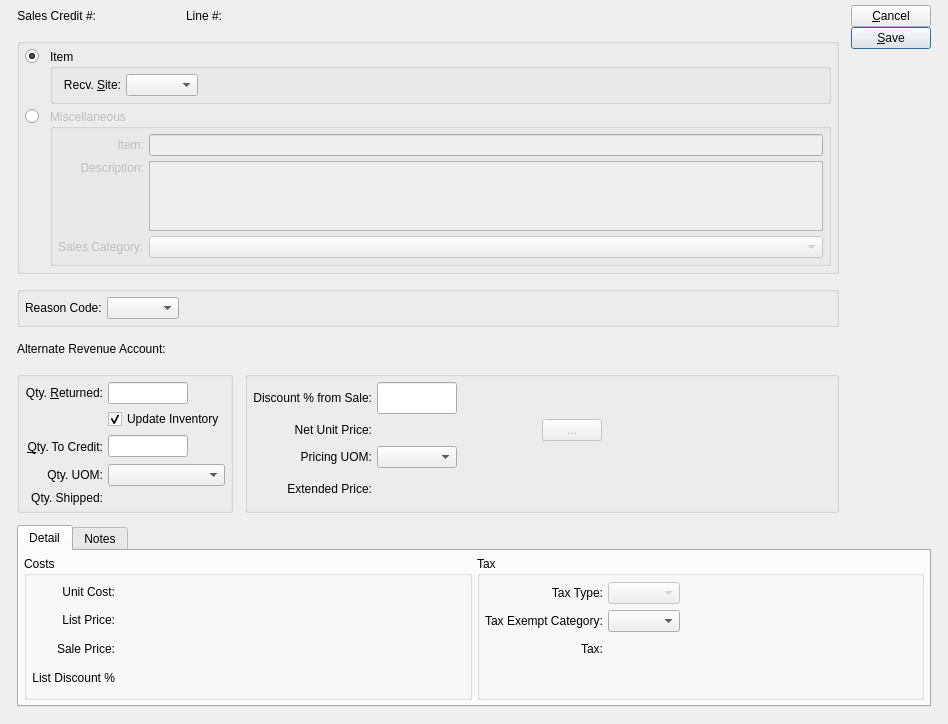
<?xml version="1.0" encoding="UTF-8"?>
<ui version="4.0">
 <comment>This file is part of the xTuple ERP: PostBooks Edition, a free and
open source Enterprise Resource Planning software suite,
Copyright (c) 1999-2019 by OpenMFG LLC, d/b/a xTuple.
It is licensed to you under the Common Public Attribution License
version 1.0, the full text of which (including xTuple-specific Exhibits)
is available at www.xtuple.com/CPAL.  By using this software, you agree
to be bound by its terms.</comment>
 <class>creditMemoItem</class>
 <widget class="QDialog" name="creditMemoItem">
  <property name="geometry">
   <rect>
    <x>0</x>
    <y>0</y>
    <width>948</width>
    <height>716</height>
   </rect>
  </property>
  <property name="windowTitle">
   <string>Sales Credit Item</string>
  </property>
  <layout class="QGridLayout" name="gridLayout_6">
   <item row="0" column="0">
    <layout class="QGridLayout" name="gridLayout_7">
     <property name="leftMargin">
      <number>12</number>
     </property>
     <property name="rightMargin">
      <number>12</number>
     </property>
     <property name="bottomMargin">
      <number>12</number>
     </property>
     <property name="spacing">
      <number>12</number>
     </property>
     <item row="0" column="2" rowspan="5">
      <layout class="QVBoxLayout">
       <property name="spacing">
        <number>0</number>
       </property>
       <item>
        <widget class="QPushButton" name="_close">
         <property name="enabled">
          <bool>true</bool>
         </property>
         <property name="text">
          <string>&amp;Cancel</string>
         </property>
        </widget>
       </item>
       <item>
        <widget class="QPushButton" name="_save">
         <property name="text">
          <string>&amp;Save</string>
         </property>
         <property name="default">
          <bool>true</bool>
         </property>
        </widget>
       </item>
       <item>
        <spacer>
         <property name="orientation">
          <enum>Qt::Vertical</enum>
         </property>
         <property name="sizeType">
          <enum>QSizePolicy::Expanding</enum>
         </property>
         <property name="sizeHint" stdset="0">
          <size>
           <width>20</width>
           <height>0</height>
          </size>
         </property>
        </spacer>
       </item>
      </layout>
     </item>
     <item row="0" column="0" colspan="2">
      <layout class="QHBoxLayout">
       <item>
        <widget class="QLabel" name="_orderNumberLit">
         <property name="text">
          <string>Sales Credit #:</string>
         </property>
         <property name="alignment">
          <set>Qt::AlignRight|Qt::AlignTrailing|Qt::AlignVCenter</set>
         </property>
        </widget>
       </item>
       <item>
        <widget class="QLabel" name="_orderNumber">
         <property name="minimumSize">
          <size>
           <width>80</width>
           <height>0</height>
          </size>
         </property>
         <property name="alignment">
          <set>Qt::AlignLeading|Qt::AlignLeft|Qt::AlignVCenter</set>
         </property>
        </widget>
       </item>
       <item>
        <widget class="QLabel" name="_lineNumberLit">
         <property name="text">
          <string>Line #:</string>
         </property>
         <property name="alignment">
          <set>Qt::AlignRight|Qt::AlignTrailing|Qt::AlignVCenter</set>
         </property>
        </widget>
       </item>
       <item>
        <widget class="QLabel" name="_lineNumber">
         <property name="minimumSize">
          <size>
           <width>80</width>
           <height>0</height>
          </size>
         </property>
         <property name="alignment">
          <set>Qt::AlignLeading|Qt::AlignLeft|Qt::AlignVCenter</set>
         </property>
        </widget>
       </item>
       <item>
        <spacer>
         <property name="orientation">
          <enum>Qt::Horizontal</enum>
         </property>
         <property name="sizeType">
          <enum>QSizePolicy::Expanding</enum>
         </property>
         <property name="sizeHint" stdset="0">
          <size>
           <width>71</width>
           <height>21</height>
          </size>
         </property>
        </spacer>
       </item>
      </layout>
     </item>
     <item row="1" column="0" colspan="2">
      <widget class="QGroupBox" name="_itemTypeGroup">
       <property name="title">
        <string/>
       </property>
       <layout class="QGridLayout" name="gridLayout_8">
        <item row="0" column="1">
         <widget class="QGroupBox" name="_itemGroup">
          <property name="title">
           <string>Item</string>
          </property>
          <layout class="QGridLayout" name="gridLayout">
           <item row="0" column="2">
            <spacer name="horizontalSpacer_2">
             <property name="orientation">
              <enum>Qt::Horizontal</enum>
             </property>
             <property name="sizeHint" stdset="0">
              <size>
               <width>0</width>
               <height>20</height>
              </size>
             </property>
            </spacer>
           </item>
           <item row="0" column="1">
            <layout class="QGridLayout" name="gridLayout_9">
             <item row="0" column="0">
              <widget class="QLabel" name="_warehouseLit">
               <property name="text">
                <string>Recv. &amp;Site:</string>
               </property>
               <property name="alignment">
                <set>Qt::AlignRight|Qt::AlignTrailing|Qt::AlignVCenter</set>
               </property>
               <property name="buddy">
                <cstring>_warehouse</cstring>
               </property>
              </widget>
             </item>
             <item row="0" column="1">
              <widget class="WComboBox" name="_warehouse"/>
             </item>
             <item row="1" column="1">
              <spacer>
               <property name="orientation">
                <enum>Qt::Vertical</enum>
               </property>
               <property name="sizeHint" stdset="0">
                <size>
                 <width>20</width>
                 <height>40</height>
                </size>
               </property>
              </spacer>
             </item>
            </layout>
           </item>
           <item row="0" column="0">
            <widget class="ItemCluster" name="_item">
             <property name="focusPolicy">
              <enum>Qt::StrongFocus</enum>
             </property>
            </widget>
           </item>
          </layout>
         </widget>
        </item>
        <item row="1" column="1">
         <widget class="QGroupBox" name="_miscGroup">
          <property name="enabled">
           <bool>false</bool>
          </property>
          <property name="title">
           <string>Miscellaneous</string>
          </property>
          <layout class="QGridLayout" name="gridLayout_5">
           <item row="0" column="1">
            <widget class="XLineEdit" name="_itemNumber"/>
           </item>
           <item row="1" column="0">
            <widget class="XLabel" name="_descripLit">
             <property name="text">
              <string>Description:</string>
             </property>
             <property name="alignment">
              <set>Qt::AlignRight|Qt::AlignTop|Qt::AlignTrailing</set>
             </property>
            </widget>
           </item>
           <item row="1" column="1">
            <widget class="XTextEdit" name="_itemDescrip"/>
           </item>
           <item row="2" column="0">
            <widget class="XLabel" name="_salescatLit">
             <property name="text">
              <string>Sales Category:</string>
             </property>
            </widget>
           </item>
           <item row="0" column="0">
            <widget class="XLabel" name="_itemNumberLit">
             <property name="text">
              <string>Item:</string>
             </property>
             <property name="alignment">
              <set>Qt::AlignRight|Qt::AlignTrailing|Qt::AlignVCenter</set>
             </property>
            </widget>
           </item>
           <item row="2" column="1">
            <widget class="XComboBox" name="_salescat">
             <property name="allowNull">
              <bool>true</bool>
             </property>
             <property name="type">
              <enum>XComboBox::SalesCategoriesActive</enum>
             </property>
            </widget>
           </item>
          </layout>
         </widget>
        </item>
        <item row="0" column="0">
         <layout class="QVBoxLayout" name="verticalLayout_3">
          <item>
           <widget class="QRadioButton" name="_itemSelected">
            <property name="text">
             <string/>
            </property>
            <property name="checked">
             <bool>true</bool>
            </property>
           </widget>
          </item>
          <item>
           <spacer name="verticalSpacer_4">
            <property name="orientation">
             <enum>Qt::Vertical</enum>
            </property>
            <property name="sizeHint" stdset="0">
             <size>
              <width>20</width>
              <height>40</height>
             </size>
            </property>
           </spacer>
          </item>
         </layout>
        </item>
        <item row="1" column="0">
         <layout class="QVBoxLayout" name="verticalLayout_4">
          <item>
           <widget class="QRadioButton" name="_miscSelected">
            <property name="text">
             <string/>
            </property>
           </widget>
          </item>
          <item>
           <spacer name="verticalSpacer_3">
            <property name="orientation">
             <enum>Qt::Vertical</enum>
            </property>
            <property name="sizeHint" stdset="0">
             <size>
              <width>20</width>
              <height>40</height>
             </size>
            </property>
           </spacer>
          </item>
         </layout>
        </item>
       </layout>
      </widget>
     </item>
     <item row="2" column="0" colspan="2">
      <widget class="QGroupBox" name="_rsnGroup">
       <property name="title">
        <string/>
       </property>
       <layout class="QGridLayout" name="gridLayout_a">
        <item row="0" column="0">
         <widget class="QLabel" name="_rsnCodeLit">
          <property name="frameShape">
           <enum>QFrame::NoFrame</enum>
          </property>
          <property name="frameShadow">
           <enum>QFrame::Plain</enum>
          </property>
          <property name="text">
           <string>Reason Code:</string>
          </property>
         </widget>
        </item>
        <item row="0" column="1">
         <widget class="XComboBox" name="_rsnCode">
          <property name="allowNull">
           <bool>true</bool>
          </property>
          <property name="type">
           <enum>XComboBox::ARCMReasonCodes</enum>
          </property>
         </widget>
        </item>
        <item row="0" column="2">
         <spacer>
          <property name="orientation">
           <enum>Qt::Horizontal</enum>
          </property>
          <property name="sizeType">
           <enum>QSizePolicy::Expanding</enum>
          </property>
          <property name="sizeHint" stdset="0">
           <size>
            <width>0</width>
            <height>20</height>
           </size>
          </property>
         </spacer>
        </item>
       </layout>
      </widget>
     </item>
     <item row="4" column="0">
      <widget class="QGroupBox" name="_inventoryGroup">
       <property name="title">
        <string/>
       </property>
       <layout class="QGridLayout" name="gridLayout_b">
        <item row="0" column="0">
         <widget class="QLabel" name="_qtyReturnedLit">
          <property name="text">
           <string>Qty. &amp;Returned:</string>
          </property>
          <property name="alignment">
           <set>Qt::AlignRight|Qt::AlignTrailing|Qt::AlignVCenter</set>
          </property>
          <property name="buddy">
           <cstring>_qtyReturned</cstring>
          </property>
         </widget>
        </item>
        <item row="0" column="1">
         <widget class="XLineEdit" name="_qtyReturned">
          <property name="sizePolicy">
           <sizepolicy hsizetype="Preferred" vsizetype="Fixed">
            <horstretch>0</horstretch>
            <verstretch>0</verstretch>
           </sizepolicy>
          </property>
          <property name="maximumSize">
           <size>
            <width>80</width>
            <height>22</height>
           </size>
          </property>
          <property name="alignment">
           <set>Qt::AlignRight</set>
          </property>
         </widget>
        </item>
        <item row="2" column="0">
         <widget class="QLabel" name="_qtyToCreditLit">
          <property name="minimumSize">
           <size>
            <width>0</width>
            <height>25</height>
           </size>
          </property>
          <property name="text">
           <string>&amp;Qty. To Credit:</string>
          </property>
          <property name="alignment">
           <set>Qt::AlignRight|Qt::AlignTrailing|Qt::AlignVCenter</set>
          </property>
          <property name="buddy">
           <cstring>_qtyToCredit</cstring>
          </property>
         </widget>
        </item>
        <item row="2" column="1">
         <widget class="XLineEdit" name="_qtyToCredit">
          <property name="sizePolicy">
           <sizepolicy hsizetype="Preferred" vsizetype="Fixed">
            <horstretch>0</horstretch>
            <verstretch>0</verstretch>
           </sizepolicy>
          </property>
          <property name="maximumSize">
           <size>
            <width>80</width>
            <height>22</height>
           </size>
          </property>
          <property name="alignment">
           <set>Qt::AlignRight</set>
          </property>
         </widget>
        </item>
        <item row="3" column="0">
         <widget class="QLabel" name="_qtyUOMLit">
          <property name="text">
           <string>Qty. UOM:</string>
          </property>
          <property name="alignment">
           <set>Qt::AlignRight|Qt::AlignTrailing|Qt::AlignVCenter</set>
          </property>
         </widget>
        </item>
        <item row="3" column="1">
         <widget class="XComboBox" name="_qtyUOM"/>
        </item>
        <item row="4" column="0">
         <widget class="QLabel" name="_shippedToDateLit">
          <property name="text">
           <string>Qty. Shipped:</string>
          </property>
          <property name="alignment">
           <set>Qt::AlignRight|Qt::AlignTrailing|Qt::AlignVCenter</set>
          </property>
         </widget>
        </item>
        <item row="4" column="1">
         <widget class="XLabel" name="_qtyShipped">
          <property name="minimumSize">
           <size>
            <width>80</width>
            <height>0</height>
           </size>
          </property>
          <property name="maximumSize">
           <size>
            <width>16777215</width>
            <height>20</height>
           </size>
          </property>
          <property name="alignment">
           <set>Qt::AlignRight|Qt::AlignTrailing|Qt::AlignVCenter</set>
          </property>
         </widget>
        </item>
        <item row="1" column="1">
         <widget class="QCheckBox" name="_updateInv">
          <property name="text">
           <string>Update Inventory</string>
          </property>
          <property name="checked">
           <bool>true</bool>
          </property>
         </widget>
        </item>
       </layout>
      </widget>
     </item>
     <item row="4" column="1">
      <widget class="QGroupBox" name="_priceGroup">
       <property name="title">
        <string/>
       </property>
       <layout class="QGridLayout" name="gridLayout_c">
        <item row="0" column="0">
         <widget class="QLabel" name="_discountFromSalePrcntLit">
          <property name="text">
           <string>Discount % from Sale:</string>
          </property>
          <property name="alignment">
           <set>Qt::AlignRight|Qt::AlignTrailing|Qt::AlignVCenter</set>
          </property>
         </widget>
        </item>
        <item row="0" column="1">
         <widget class="XLineEdit" name="_discountFromSale">
          <property name="sizePolicy">
           <sizepolicy hsizetype="Preferred" vsizetype="Fixed">
            <horstretch>0</horstretch>
            <verstretch>0</verstretch>
           </sizepolicy>
          </property>
          <property name="maximumSize">
           <size>
            <width>80</width>
            <height>32767</height>
           </size>
          </property>
          <property name="focusPolicy">
           <enum>Qt::ClickFocus</enum>
          </property>
          <property name="alignment">
           <set>Qt::AlignRight</set>
          </property>
         </widget>
        </item>
        <item row="1" column="0">
         <widget class="QLabel" name="_netUnitPriceLit">
          <property name="text">
           <string>Net Unit Price:</string>
          </property>
          <property name="alignment">
           <set>Qt::AlignRight|Qt::AlignTrailing|Qt::AlignVCenter</set>
          </property>
         </widget>
        </item>
        <item row="1" column="1" colspan="2">
         <layout class="QHBoxLayout">
          <item>
           <widget class="CurrCluster" name="_netUnitPrice">
            <property name="minimumSize">
             <size>
              <width>160</width>
              <height>0</height>
             </size>
            </property>
            <property name="format">
             <enum>CurrDisplay::SalesPrice</enum>
            </property>
            <property name="currencyEditable" stdset="0">
             <bool>false</bool>
            </property>
           </widget>
          </item>
          <item>
           <widget class="QPushButton" name="_listPrices">
            <property name="enabled">
             <bool>false</bool>
            </property>
            <property name="maximumSize">
             <size>
              <width>60</width>
              <height>16777215</height>
             </size>
            </property>
            <property name="focusPolicy">
             <enum>Qt::NoFocus</enum>
            </property>
            <property name="text">
             <string>...</string>
            </property>
           </widget>
          </item>
          <item>
           <spacer>
            <property name="orientation">
             <enum>Qt::Horizontal</enum>
            </property>
            <property name="sizeType">
             <enum>QSizePolicy::Expanding</enum>
            </property>
            <property name="sizeHint" stdset="0">
             <size>
              <width>0</width>
              <height>20</height>
             </size>
            </property>
           </spacer>
          </item>
         </layout>
        </item>
        <item row="2" column="0">
         <widget class="QLabel" name="_pricingUOMLit">
          <property name="text">
           <string>Pricing UOM:</string>
          </property>
          <property name="alignment">
           <set>Qt::AlignRight|Qt::AlignTrailing|Qt::AlignVCenter</set>
          </property>
         </widget>
        </item>
        <item row="2" column="1">
         <widget class="XComboBox" name="_pricingUOM"/>
        </item>
        <item row="2" column="2">
         <spacer>
          <property name="orientation">
           <enum>Qt::Horizontal</enum>
          </property>
          <property name="sizeHint" stdset="0">
           <size>
            <width>101</width>
            <height>20</height>
           </size>
          </property>
         </spacer>
        </item>
        <item row="3" column="0">
         <widget class="QLabel" name="_extendedPriceLit">
          <property name="text">
           <string>Extended Price:</string>
          </property>
          <property name="alignment">
           <set>Qt::AlignRight|Qt::AlignTrailing|Qt::AlignVCenter</set>
          </property>
         </widget>
        </item>
        <item row="3" column="1" colspan="2">
         <widget class="CurrCluster" name="_extendedPrice">
          <property name="format">
           <enum>CurrDisplay::ExtPrice</enum>
          </property>
          <property name="currencyEditable" stdset="0">
           <bool>false</bool>
          </property>
          <property name="currencyVisible">
           <bool>false</bool>
          </property>
          <property name="enabled">
           <bool>false</bool>
          </property>
         </widget>
        </item>
       </layout>
      </widget>
     </item>
     <item row="5" column="0" colspan="3">
      <widget class="QTabWidget" name="tabWidget">
       <property name="currentIndex">
        <number>0</number>
       </property>
       <widget class="QWidget" name="_detailTab">
        <attribute name="title">
         <string>Detail</string>
        </attribute>
        <layout class="QGridLayout" name="gridLayout_d">
         <item row="0" column="0">
          <widget class="QGroupBox" name="_costsGroup">
           <property name="title">
            <string>Costs</string>
           </property>
           <layout class="QGridLayout" name="gridLayout_4">
            <item row="0" column="0">
             <layout class="QVBoxLayout" name="verticalLayout_2">
              <item>
               <layout class="QGridLayout" name="gridLayout_3">
                <item row="3" column="0">
                 <widget class="XLabel" name="_discountFromListPrcntLit">
                  <property name="minimumSize">
                   <size>
                    <width>0</width>
                    <height>24</height>
                   </size>
                  </property>
                  <property name="text">
                   <string>List Discount %</string>
                  </property>
                  <property name="alignment">
                   <set>Qt::AlignRight|Qt::AlignTrailing|Qt::AlignVCenter</set>
                  </property>
                 </widget>
                </item>
                <item row="3" column="1">
                 <widget class="XLabel" name="_discountFromList">
                  <property name="minimumSize">
                   <size>
                    <width>80</width>
                    <height>0</height>
                   </size>
                  </property>
                  <property name="alignment">
                   <set>Qt::AlignRight|Qt::AlignTrailing|Qt::AlignVCenter</set>
                  </property>
                 </widget>
                </item>
                <item row="2" column="0">
                 <widget class="QLabel" name="_salePriceLit">
                  <property name="minimumSize">
                   <size>
                    <width>0</width>
                    <height>24</height>
                   </size>
                  </property>
                  <property name="text">
                   <string>Sale Price:</string>
                  </property>
                  <property name="alignment">
                   <set>Qt::AlignRight|Qt::AlignTrailing|Qt::AlignVCenter</set>
                  </property>
                 </widget>
                </item>
                <item row="2" column="1">
                 <widget class="CurrDisplay" name="_salePrice">
                  <property name="format">
                   <enum>CurrDisplay::SalesPrice</enum>
                  </property>
                  <property name="localControl">
                   <bool>false</bool>
                  </property>
                 </widget>
                </item>
                <item row="1" column="0">
                 <widget class="QLabel" name="_listPriceLit">
                  <property name="minimumSize">
                   <size>
                    <width>0</width>
                    <height>24</height>
                   </size>
                  </property>
                  <property name="text">
                   <string>List Price:</string>
                  </property>
                  <property name="alignment">
                   <set>Qt::AlignRight|Qt::AlignTrailing|Qt::AlignVCenter</set>
                  </property>
                 </widget>
                </item>
                <item row="1" column="1">
                 <widget class="CurrDisplay" name="_listPrice">
                  <property name="localControl">
                   <bool>false</bool>
                  </property>
                 </widget>
                </item>
                <item row="0" column="0">
                 <widget class="QLabel" name="_unitCostLit">
                  <property name="minimumSize">
                   <size>
                    <width>0</width>
                    <height>22</height>
                   </size>
                  </property>
                  <property name="text">
                   <string>Unit Cost:</string>
                  </property>
                  <property name="alignment">
                   <set>Qt::AlignRight|Qt::AlignTrailing|Qt::AlignVCenter</set>
                  </property>
                 </widget>
                </item>
                <item row="0" column="1">
                 <widget class="CurrDisplay" name="_unitCost">
                  <property name="format">
                   <enum>CurrDisplay::Cost</enum>
                  </property>
                  <property name="localControl">
                   <bool>false</bool>
                  </property>
                 </widget>
                </item>
               </layout>
              </item>
              <item>
               <spacer name="verticalSpacer_2">
                <property name="orientation">
                 <enum>Qt::Vertical</enum>
                </property>
                <property name="sizeHint" stdset="0">
                 <size>
                  <width>20</width>
                  <height>40</height>
                 </size>
                </property>
               </spacer>
              </item>
             </layout>
            </item>
            <item row="0" column="1">
             <spacer name="horizontalSpacer">
              <property name="orientation">
               <enum>Qt::Horizontal</enum>
              </property>
              <property name="sizeHint" stdset="0">
               <size>
                <width>40</width>
                <height>20</height>
               </size>
              </property>
             </spacer>
            </item>
           </layout>
          </widget>
         </item>
         <item row="0" column="1">
          <widget class="QGroupBox" name="_taxGroup">
           <property name="title">
            <string>Tax</string>
           </property>
           <layout class="QGridLayout" name="gridLayout_2">
            <item row="0" column="0">
             <layout class="QVBoxLayout" name="verticalLayout">
              <item>
               <layout class="QGridLayout" name="gridLayout_1">
                <item row="0" column="1">
                 <widget class="XComboBox" name="_taxType">
                  <property name="enabled">
                   <bool>false</bool>
                  </property>
                  <property name="allowNull">
                   <bool>true</bool>
                  </property>
                  <property name="nullStr">
                   <string>[ Default ]</string>
                  </property>
                  <property name="type">
                   <enum>XComboBox::TaxTypes</enum>
                  </property>
                 </widget>
                </item>
                <item row="0" column="0">
                 <widget class="QLabel" name="_taxTypeLit">
                  <property name="enabled">
                   <bool>true</bool>
                  </property>
                  <property name="minimumSize">
                   <size>
                    <width>0</width>
                    <height>24</height>
                   </size>
                  </property>
                  <property name="text">
                   <string>Tax Type:</string>
                  </property>
                  <property name="alignment">
                   <set>Qt::AlignRight|Qt::AlignTrailing|Qt::AlignVCenter</set>
                  </property>
                 </widget>
                </item>
                <item row="2" column="0">
                 <widget class="XURLLabel" name="_taxLit">
                  <property name="minimumSize">
                   <size>
                    <width>0</width>
                    <height>24</height>
                   </size>
                  </property>
                  <property name="text">
                   <string>Tax:</string>
                  </property>
                  <property name="alignment">
                   <set>Qt::AlignRight|Qt::AlignTrailing|Qt::AlignVCenter</set>
                  </property>
                 </widget>
                </item>
                <item row="2" column="1">
                 <widget class="CurrCluster" name="_tax">
                  <property name="format">
                   <enum>CurrDisplay::SalesPrice</enum>
                  </property>
                  <property name="enabled">
                   <bool>false</bool>
                  </property>
                 </widget>
                </item>
                <item row="1" column="0">
                 <widget class="QLabel" name="_taxExemptLit">
                  <property name="text">
                   <string>Tax Exempt Category:</string>
                  </property>
                 </widget>
                </item>
                <item row="1" column="1">
                 <widget class="TaxExemptCluster" name="_taxExempt"/>
                </item>
               </layout>
              </item>
              <item>
               <spacer name="verticalSpacer">
                <property name="orientation">
                 <enum>Qt::Vertical</enum>
                </property>
                <property name="sizeHint" stdset="0">
                 <size>
                  <width>20</width>
                  <height>40</height>
                 </size>
                </property>
               </spacer>
              </item>
             </layout>
            </item>
            <item row="1" column="0">
             <widget class="QLabel" name="label">
              <property name="text">
               <string/>
              </property>
             </widget>
            </item>
            <item row="0" column="1">
             <spacer>
              <property name="orientation">
               <enum>Qt::Horizontal</enum>
              </property>
              <property name="sizeHint" stdset="0">
               <size>
                <width>0</width>
                <height>20</height>
               </size>
              </property>
             </spacer>
            </item>
           </layout>
          </widget>
         </item>
        </layout>
       </widget>
       <widget class="QWidget" name="_notesTab">
        <attribute name="title">
         <string>Notes</string>
        </attribute>
        <layout class="QGridLayout" name="gridLayout_e">
         <item row="0" column="0">
          <widget class="XTextEdit" name="_comments"/>
         </item>
        </layout>
       </widget>
      </widget>
     </item>
     <item row="3" column="0" colspan="2">
      <layout class="QHBoxLayout" name="horizontalLayout">
       <item>
        <widget class="XLabel" name="_revAccntLit">
         <property name="text">
          <string>Alternate Revenue Account:</string>
         </property>
        </widget>
       </item>
       <item>
        <widget class="GLCluster" name="_revAccnt"/>
       </item>
       <item>
        <spacer name="horizontalSpacer_3">
         <property name="orientation">
          <enum>Qt::Horizontal</enum>
         </property>
         <property name="sizeHint" stdset="0">
          <size>
           <width>40</width>
           <height>20</height>
          </size>
         </property>
        </spacer>
       </item>
      </layout>
     </item>
    </layout>
   </item>
  </layout>
 </widget>
 <layoutdefault spacing="5" margin="5"/>
 <customwidgets>
  <customwidget>
   <class>CurrCluster</class>
   <extends>CurrDisplay</extends>
   <header>currcluster.h</header>
  </customwidget>
  <customwidget>
   <class>CurrDisplay</class>
   <extends>QWidget</extends>
   <header>currcluster.h</header>
  </customwidget>
  <customwidget>
   <class>GLCluster</class>
   <extends>QWidget</extends>
   <header>glcluster.h</header>
  </customwidget>
  <customwidget>
   <class>ItemCluster</class>
   <extends>QWidget</extends>
   <header>itemcluster.h</header>
  </customwidget>
  <customwidget>
   <class>TaxExemptCluster</class>
   <extends>XComboBox</extends>
   <header>taxexemptcluster.h</header>
  </customwidget>
  <customwidget>
   <class>WComboBox</class>
   <extends>XComboBox</extends>
   <header>wcombobox.h</header>
  </customwidget>
  <customwidget>
   <class>XComboBox</class>
   <extends>QComboBox</extends>
   <header>xcombobox.h</header>
  </customwidget>
  <customwidget>
   <class>XLabel</class>
   <extends>QLabel</extends>
   <header>xlabel.h</header>
  </customwidget>
  <customwidget>
   <class>XLineEdit</class>
   <extends>QLineEdit</extends>
   <header>xlineedit.h</header>
  </customwidget>
  <customwidget>
   <class>XURLLabel</class>
   <extends>QLabel</extends>
   <header>xurllabel.h</header>
  </customwidget>
  <customwidget>
   <class>XTextEdit</class>
   <extends>QTextEdit</extends>
   <header>xtextedit.h</header>
  </customwidget>
 </customwidgets>
 <tabstops>
  <tabstop>_item</tabstop>
  <tabstop>_qtyReturned</tabstop>
  <tabstop>_updateInv</tabstop>
  <tabstop>_qtyToCredit</tabstop>
  <tabstop>_qtyUOM</tabstop>
  <tabstop>_pricingUOM</tabstop>
  <tabstop>_itemSelected</tabstop>
  <tabstop>tabWidget</tabstop>
  <tabstop>_comments</tabstop>
  <tabstop>_miscSelected</tabstop>
  <tabstop>_itemNumber</tabstop>
  <tabstop>_warehouse</tabstop>
  <tabstop>_itemDescrip</tabstop>
  <tabstop>_taxType</tabstop>
  <tabstop>_rsnCode</tabstop>
  <tabstop>_close</tabstop>
  <tabstop>_save</tabstop>
  <tabstop>_salescat</tabstop>
 </tabstops>
 <resources/>
 <connections>
  <connection>
   <sender>_close</sender>
   <signal>clicked()</signal>
   <receiver>creditMemoItem</receiver>
   <slot>reject()</slot>
   <hints>
    <hint type="sourcelabel">
     <x>20</x>
     <y>20</y>
    </hint>
    <hint type="destinationlabel">
     <x>20</x>
     <y>20</y>
    </hint>
   </hints>
  </connection>
  <connection>
   <sender>_item</sender>
   <signal>newId(int)</signal>
   <receiver>_warehouse</receiver>
   <slot>findItemsites(int)</slot>
   <hints>
    <hint type="sourcelabel">
     <x>20</x>
     <y>20</y>
    </hint>
    <hint type="destinationlabel">
     <x>20</x>
     <y>20</y>
    </hint>
   </hints>
  </connection>
  <connection>
   <sender>_netUnitPrice</sender>
   <signal>idChanged(int)</signal>
   <receiver>_extendedPrice</receiver>
   <slot>setId(int)</slot>
   <hints>
    <hint type="sourcelabel">
     <x>20</x>
     <y>20</y>
    </hint>
    <hint type="destinationlabel">
     <x>20</x>
     <y>20</y>
    </hint>
   </hints>
  </connection>
  <connection>
   <sender>_netUnitPrice</sender>
   <signal>idChanged(int)</signal>
   <receiver>_unitCost</receiver>
   <slot>setId(int)</slot>
   <hints>
    <hint type="sourcelabel">
     <x>20</x>
     <y>20</y>
    </hint>
    <hint type="destinationlabel">
     <x>20</x>
     <y>20</y>
    </hint>
   </hints>
  </connection>
  <connection>
   <sender>_netUnitPrice</sender>
   <signal>idChanged(int)</signal>
   <receiver>_listPrice</receiver>
   <slot>setId(int)</slot>
   <hints>
    <hint type="sourcelabel">
     <x>20</x>
     <y>20</y>
    </hint>
    <hint type="destinationlabel">
     <x>20</x>
     <y>20</y>
    </hint>
   </hints>
  </connection>
  <connection>
   <sender>_netUnitPrice</sender>
   <signal>idChanged(int)</signal>
   <receiver>_salePrice</receiver>
   <slot>setId(int)</slot>
   <hints>
    <hint type="sourcelabel">
     <x>20</x>
     <y>20</y>
    </hint>
    <hint type="destinationlabel">
     <x>20</x>
     <y>20</y>
    </hint>
   </hints>
  </connection>
  <connection>
   <sender>_netUnitPrice</sender>
   <signal>effectiveChanged(QDate)</signal>
   <receiver>_extendedPrice</receiver>
   <slot>setEffective(QDate)</slot>
   <hints>
    <hint type="sourcelabel">
     <x>20</x>
     <y>20</y>
    </hint>
    <hint type="destinationlabel">
     <x>20</x>
     <y>20</y>
    </hint>
   </hints>
  </connection>
  <connection>
   <sender>_netUnitPrice</sender>
   <signal>effectiveChanged(QDate)</signal>
   <receiver>_unitCost</receiver>
   <slot>setEffective(QDate)</slot>
   <hints>
    <hint type="sourcelabel">
     <x>20</x>
     <y>20</y>
    </hint>
    <hint type="destinationlabel">
     <x>20</x>
     <y>20</y>
    </hint>
   </hints>
  </connection>
  <connection>
   <sender>_netUnitPrice</sender>
   <signal>effectiveChanged(QDate)</signal>
   <receiver>_salePrice</receiver>
   <slot>setEffective(QDate)</slot>
   <hints>
    <hint type="sourcelabel">
     <x>20</x>
     <y>20</y>
    </hint>
    <hint type="destinationlabel">
     <x>20</x>
     <y>20</y>
    </hint>
   </hints>
  </connection>
  <connection>
   <sender>_netUnitPrice</sender>
   <signal>effectiveChanged(QDate)</signal>
   <receiver>_listPrice</receiver>
   <slot>setEffective(QDate)</slot>
   <hints>
    <hint type="sourcelabel">
     <x>20</x>
     <y>20</y>
    </hint>
    <hint type="destinationlabel">
     <x>20</x>
     <y>20</y>
    </hint>
   </hints>
  </connection>
  <connection>
   <sender>_netUnitPrice</sender>
   <signal>effectiveChanged(QDate)</signal>
   <receiver>_tax</receiver>
   <slot>setEffective(QDate)</slot>
   <hints>
    <hint type="sourcelabel">
     <x>176</x>
     <y>240</y>
    </hint>
    <hint type="destinationlabel">
     <x>176</x>
     <y>321</y>
    </hint>
   </hints>
  </connection>
 </connections>
</ui>
